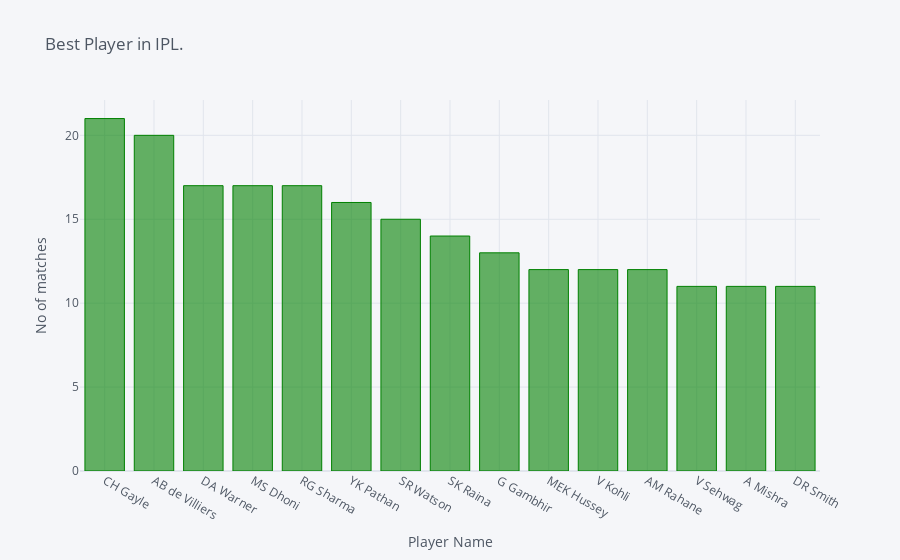

The notebook cell this image was saved under:
### Markdown cell above
## Man of the match
### Best player in IPL

### Code cell
player = matches['player_of_match'].value_counts()[:15]
player.iplot(kind='bar',xTitle='Player Name',yTitle='No of matches',title='Best Player in IPL.', color='green')

### Figure 1 — Plotly figure (JSON) as saved in the notebook; plotly's stock layout.template omitted (floating-point values rounded to 4 significant figures)
{"data": [{"marker": {"color": "rgba(0, 128, 0, 0.6)", "line": {"color": "rgba(0, 128, 0, 1.0)", "width": 1}}, "name": "player_of_match", "orientation": "v", "text": "", "type": "bar", "x": ["CH Gayle", "AB de Villiers", "DA Warner", "MS Dhoni", "RG Sharma", "YK Pathan", "SR Watson", "SK Raina", "G Gambhir", "MEK Hussey", "V Kohli", "AM Rahane", "V Sehwag", "A Mishra", "DR Smith"], "y": [21, 20, 17, 17, 17, 16, 15, 14, 13, 12, 12, 12, 11, 11, 11]}], "layout": {"legend": {"bgcolor": "#F5F6F9", "font": {"color": "#4D5663"}}, "paper_bgcolor": "#F5F6F9", "plot_bgcolor": "#F5F6F9", "title": {"font": {"color": "#4D5663"}, "text": "Best Player in IPL."}, "xaxis": {"gridcolor": "#E1E5ED", "showgrid": true, "tickfont": {"color": "#4D5663"}, "title": {"font": {"color": "#4D5663"}, "text": "Player Name"}, "zerolinecolor": "#E1E5ED"}, "yaxis": {"gridcolor": "#E1E5ED", "showgrid": true, "tickfont": {"color": "#4D5663"}, "title": {"font": {"color": "#4D5663"}, "text": "No of matches"}, "zerolinecolor": "#E1E5ED"}}}
